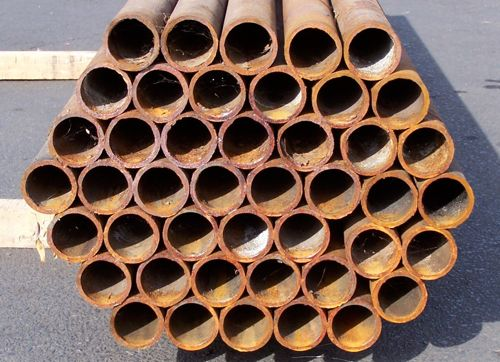
#> input picture Images/Orig/1.png, 500 x 362 px, found by its file name; its folder holds only this picture in this run
$ python Denoise_CS_Grayscale_Canny.py
#> lines starting #> are read from the running program, lines starting #| are printed output that depends on the picture
import numpy as np
import cv2
from PIL import Image
from matplotlib import pyplot as plt


# Method to process the red band of the image
def normalizeRed(intensity):
    iI      = intensity
    minI    = 86
    maxI    = 230
    minO    = 0
    maxO    = 255
    iO      = (iI-minI)*(((maxO-minO)/(maxI-minI))+minO)
    return iO

# Method to process the green band of the image
def normalizeGreen(intensity):
    iI      = intensity
    minI    = 90
    maxI    = 225
    minO    = 0
    maxO    = 255
    iO      = (iI-minI)*(((maxO-minO)/(maxI-minI))+minO)
    return iO


# Method to process the blue band of the image
def normalizeBlue(intensity):
    iI      = intensity
    minI    = 100
    maxI    = 210
    minO    = 0
    maxO    = 255
    iO      = (iI-minI)*(((maxO-minO)/(maxI-minI))+minO)
    return iO

path_orig = 'C:\\Users\\harry\\Documents\\Github\\StrawCounting\\Images\\Orig\\'
path_mdfd = 'C:\\Users\\harry\\Documents\\Github\\StrawCounting\\Images\\Modified\\'
path_l = []


for i in range(30):
    path_l.append(str(i+1))
print (path_l)


for i in range(30):
    img = cv2.imread(path_orig + path_l[i] + '.png')
#> img is the input picture: shape (362, 500, 3); mean B, G, R 89.1, 100.3, 124.5

    dst = cv2.fastNlMeansDenoisingColored(img,None,10,10,7,21)
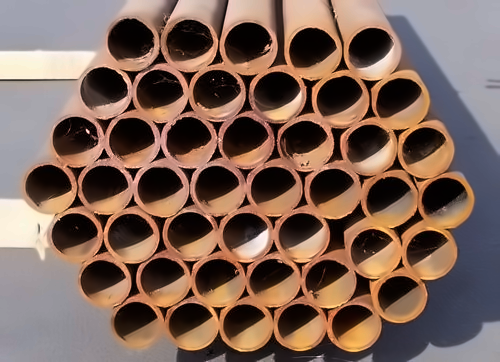
#> dst: shape (362, 500, 3); mean B, G, R 88, 99.7, 125


    #plt.subplot(121),plt.imshow(img)
    #plt.subplot(122),plt.imshow(dst)
    cv2.imwrite(path_mdfd + path_l[i] + "_Denoise" + '.png',dst)

    imageObject = Image.open(path_mdfd + path_l[i] + "_Denoise" + '.png')
    #imageObject.save('C:\\Users\\harry\\Desktop\\Hackathon\\Images\\StrawHead3.png')

    # Split the red, green andyblue bands from the Image

    multiBands      = imageObject.split()


    # Apply point operations that does contrast stretching on each color band
    normalizedRedBand      = multiBands[0].point(normalizeRed)
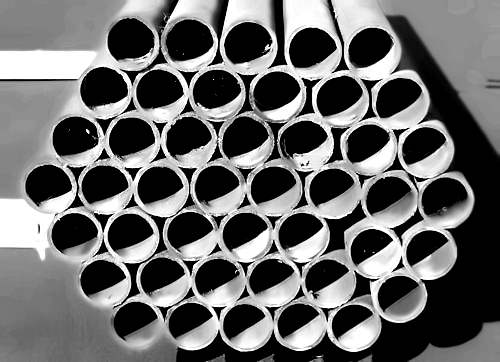
#> normalizedRedBand: PIL image 500x362 L; min 0, max 255, mean 104.2
    normalizedGreenBand    = multiBands[1].point(normalizeGreen)
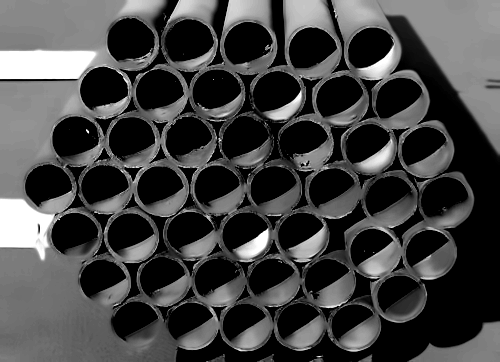
#> normalizedGreenBand: PIL image 500x362 L; min 0, max 255, mean 68.3
    normalizedBlueBand     = multiBands[2].point(normalizeBlue)
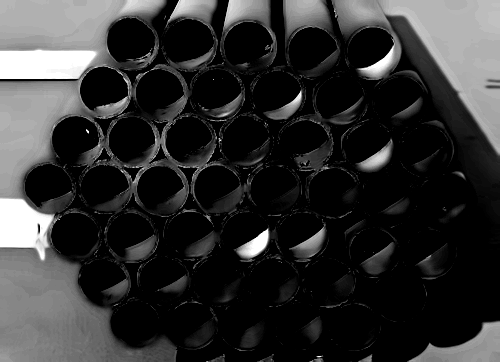
#> normalizedBlueBand: PIL image 500x362 L; min 0, max 255, mean 49.4


    # Create a new image from the contrast stretched red, green and blue brands
    normalizedImage = Image.merge("RGB", (normalizedRedBand, normalizedGreenBand, normalizedBlueBand))
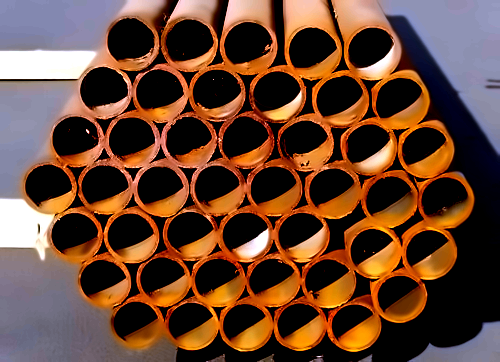
#> normalizedImage: PIL image 500x362 RGB; mean R, G, B 104.2, 68.3, 49.4


    # Display the image before contrast stretching
    #imageObject.show()


    # Display the image after contrast stretching
    #normalizedImage.show()


    # Cconvert image to grayscale
    normalizedImage1 = normalizedImage.convert("L")
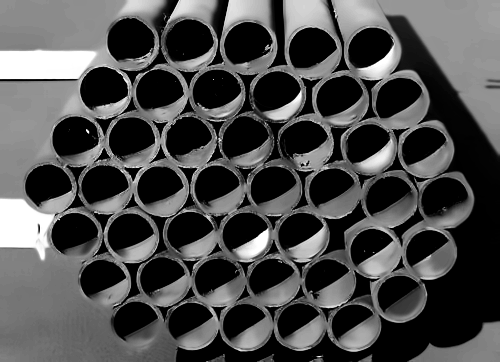
#> normalizedImage1: PIL image 500x362 L; min 0, max 255, mean 76.9
    #normalizedImage1.show()
    normalizedImage1.save(path_mdfd + path_l[i] + '_Denoise_CS_GrayScale.png')
    img = cv2.imread(path_mdfd + path_l[i] + '_Denoise_CS_GrayScale.png',0)
    edges = cv2.Canny(img,200,100)
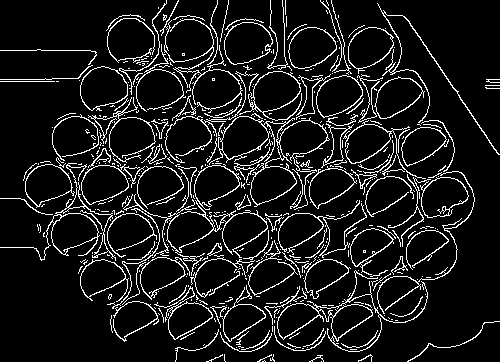
#> edges: shape (362, 500); 10% white in thin lines or dots
#> (the run stopped early here; a loop or call above may not have finished)
